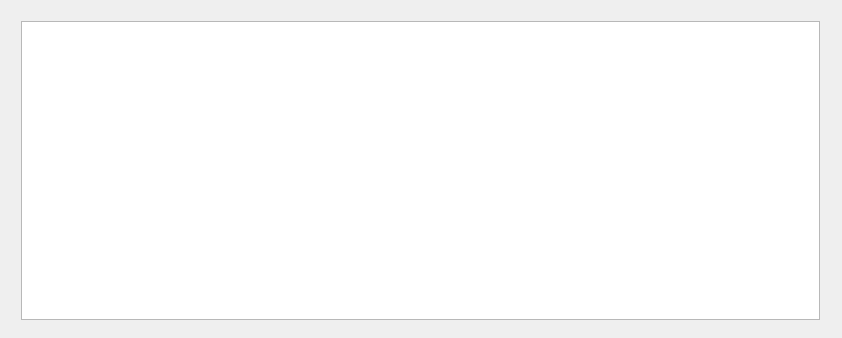
<?xml version="1.0" encoding="UTF-8"?>
<ui version="4.0">
 <class>QKalkulacijaLagerLista</class>
 <widget class="QWidget" name="QKalkulacijaLagerLista">
  <property name="geometry">
   <rect>
    <x>0</x>
    <y>0</y>
    <width>842</width>
    <height>338</height>
   </rect>
  </property>
  <property name="font">
   <font>
    <pointsize>10</pointsize>
   </font>
  </property>
  <property name="windowTitle">
   <string>Лагер Листа </string>
  </property>
  <widget class="QWidget" name="layoutWidget">
   <property name="geometry">
    <rect>
     <x>10</x>
     <y>10</y>
     <width>821</width>
     <height>321</height>
    </rect>
   </property>
   <layout class="QGridLayout" name="gridLayout">
    <item row="0" column="0">
     <widget class="QTableView" name="tableView">
      <property name="font">
       <font>
        <pointsize>10</pointsize>
       </font>
      </property>
     </widget>
    </item>
   </layout>
  </widget>
 </widget>
 <layoutdefault spacing="6" margin="11"/>
 <resources/>
 <connections/>
</ui>
